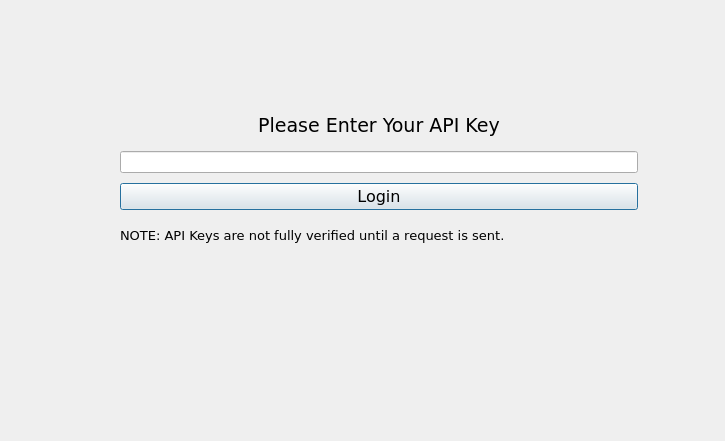
<?xml version="1.0" encoding="UTF-8"?>
<ui version="4.0">
 <class>SignInDialog</class>
 <widget class="QDialog" name="SignInDialog">
  <property name="geometry">
   <rect>
    <x>0</x>
    <y>0</y>
    <width>725</width>
    <height>441</height>
   </rect>
  </property>
  <property name="windowTitle">
   <string>Dialog</string>
  </property>
  <widget class="QWidget" name="verticalLayoutWidget">
   <property name="geometry">
    <rect>
     <x>110</x>
     <y>100</y>
     <width>538</width>
     <height>161</height>
    </rect>
   </property>
   <layout class="QVBoxLayout" name="verticalLayout">
    <property name="spacing">
     <number>10</number>
    </property>
    <property name="leftMargin">
     <number>10</number>
    </property>
    <property name="topMargin">
     <number>10</number>
    </property>
    <property name="rightMargin">
     <number>10</number>
    </property>
    <property name="bottomMargin">
     <number>10</number>
    </property>
    <item>
     <widget class="QLabel" name="label">
      <property name="font">
       <font>
        <family>Verdana</family>
        <pointsize>14</pointsize>
       </font>
      </property>
      <property name="layoutDirection">
       <enum>Qt::LeftToRight</enum>
      </property>
      <property name="text">
       <string>Please Enter Your API Key</string>
      </property>
      <property name="alignment">
       <set>Qt::AlignCenter</set>
      </property>
     </widget>
    </item>
    <item>
     <widget class="QLineEdit" name="APIKeyInput">
      <property name="text">
       <string/>
      </property>
     </widget>
    </item>
    <item>
     <widget class="QPushButton" name="loginButton">
      <property name="font">
       <font>
        <family>Verdana</family>
        <pointsize>12</pointsize>
       </font>
      </property>
      <property name="text">
       <string>Login</string>
      </property>
     </widget>
    </item>
    <item>
     <widget class="QLabel" name="label_2">
      <property name="font">
       <font>
        <family>Verdana</family>
        <pointsize>10</pointsize>
       </font>
      </property>
      <property name="text">
       <string>NOTE: API Keys are not fully verified until a request is sent.</string>
      </property>
     </widget>
    </item>
   </layout>
  </widget>
 </widget>
 <resources/>
 <connections/>
</ui>
